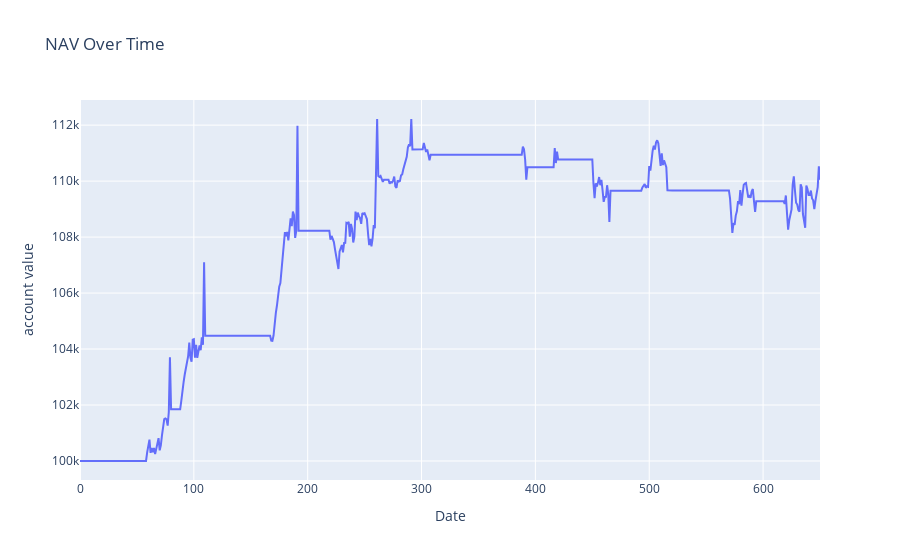

Notebook source saved alongside this figure:
### Code cell
# Plot cumulative PnL with Plotly
fig = go.Figure()
fig.add_trace(go.Scatter(x=ledger_df.index, y=ledger_df["account_value"], mode="lines", name="account value"))
fig.update_layout(title="NAV Over Time", xaxis_title="Date", yaxis_title="account value")
fig.show()
fig.write_html("../docs/images/cumulative_pnl.html")

### Figure 1 — Plotly figure (JSON) as saved in the notebook; plotly's stock layout.template omitted (floating-point values rounded to 4 significant figures; data arrays with more than 128 entries replaced by an {"elided": "..."} marker saying what was removed)
{"data": [{"mode": "lines", "name": "account value", "type": "scatter", "x": {"elided": "651 int values"}, "y": {"elided": "651 float values"}}], "layout": {"title": {"text": "NAV Over Time"}, "xaxis": {"title": {"text": "Date"}}, "yaxis": {"title": {"text": "account value"}}}}
